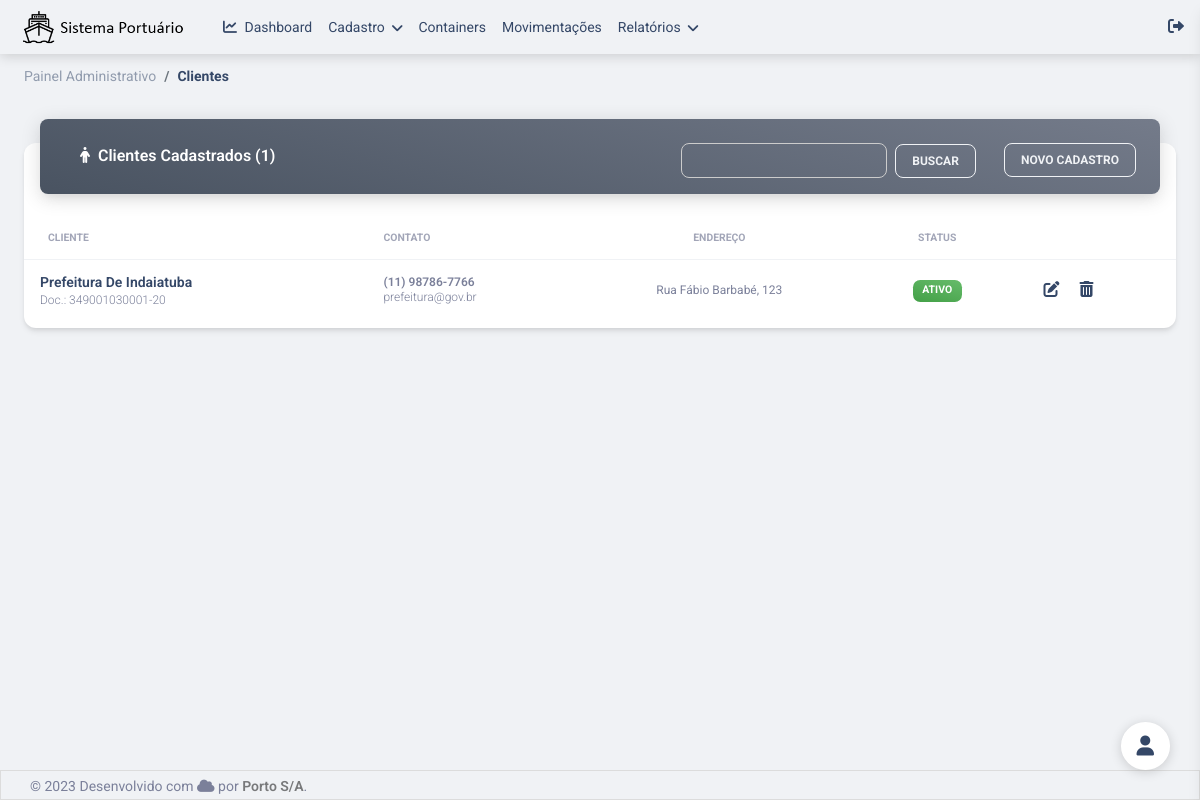
Screenshot of /painel-adm/index.php?pagina=clientes with the database file from the repository.
### tables this page shows
CREATE TABLE `clientes` (
  `id` int(11) NOT NULL AUTO_INCREMENT,
  `nome` varchar(70) DEFAULT NULL,
  `doc` varchar(20) DEFAULT NULL,
  `rg_ie` varchar(20) DEFAULT NULL,
  `telefone` varchar(20) DEFAULT NULL,
  `email` varchar(70) DEFAULT NULL,
  `endereco` varchar(255) DEFAULT NULL,
  `observacao` text DEFAULT NULL,
  `data` datetime DEFAULT NULL,
  `modificado` datetime DEFAULT NULL,
  `status` enum('Ativo','Inativo','Removido') DEFAULT 'Ativo',
  `usuario` int(11) DEFAULT NULL,
  PRIMARY KEY (`id`)
);

### painel-adm/clientes.php (the view, shortened to what this page needs)
<?php
require_once('../conexao.php');
@$nome_busca = $_POST['nome_busca'];
if (!empty($nome_busca)) {
	$sql = "SELECT * FROM clientes WHERE ((nome LIKE '%$nome_busca%' OR doc LIKE '%$nome_busca%' OR email LIKE '%$nome_busca%') AND status != 'Removido') ORDER BY nome ASC";
}else{
	$sql = "SELECT * FROM clientes WHERE status != 'Removido' ORDER BY nome";
}
?>
<?php
$query = $pdo->query($sql);
$res = $query->fetchAll(PDO::FETCH_ASSOC);
$total_reg = @count($res);
?>
<div class="container-fluid pt-4">
  <div class="row">
    <div class="col-12">
      <div class="card my-4">
        <div class="card-header p-0 position-relative mt-n4 mx-3 z-index-2">
          <div class="bg-gradient-secondary shadow-secondary border-radius-lg pt-4 pb-3 d-flex justify-content-between container-fluid">
			<div class="col-6">
				<h6 class="text-white text-capitalize ps-3"><i class="fa fa-male me-sm-1"></i> Clientes <?php echo (($nome_busca) ? 'Localizados' : 'Cadastrados'); ?> (<?php echo @$total_reg ?>)</h6>
			</div>
			<div class="col-6 d-flex flex-row-reverse bd-highlight">
				<div class="form-group mb-0">
					<?php if (empty($nome_busca)) { ?>
					<a href="index.php?pagina=<?php echo $pagina ?>&funcao=novo" type="button" class="btn btn-outline-light btn-sm mb-0 ms-5">Novo Cadastro</a>
                    <?php }else{ ?>
					<a href="index.php?pagina=<?php echo $pagina ?>" type="button" class="btn btn-outline-light btn-sm mb-0 ms-5">Voltar</a>
                    <?php } ?>
				</div>
				<div id="busca">
	                <form action="index.php?pagina=<?php echo $pagina ?>&funcao=buscar" method="POST" id="form-busca" name="form-busca" class="d-flex flex-row align-items-center flex-wrap">
		                <div class="col-md-9">
		                 <input type="text" class="form-control px-2 py-1 border-radius-lg text-sm text-uppercase" style="border: 1px solid #ccc; color: #fff; height:35px" id="nome_busca" name="nome_busca" value="<?php echo @$nome_busca ?>">
		                </div>
		               	<div class="col-md-3">
		                  <button id="check" name="check" type="submit" class="btn btn-outline-light btn-sm mb-0 mx-2">Buscar</button>
		                </div>
	                 </form>
                 </div>
			</div>
          </div>
        </div>
        <div class="card-body px-0 pb-2">
          <div class="table-responsive p-0">
            <?php
            if ($total_reg > 0) {
              ?>
              <table id="table" class="table table-hover align-items-center mb-0">
                <thead>
                  <tr>
                    <th class="text-uppercase text-secondary text-xxs font-weight-bolder opacity-7">Cliente</th>
                    <th class="text-uppercase text-secondary text-xxs font-weight-bolder opacity-7 ps-2">Contato</th>
                    <th class="text-center text-uppercase text-secondary text-xxs font-weight-bolder opacity-7">Endereço</th>
                    <th class="text-center text-uppercase text-secondary text-xxs font-weight-bolder opacity-7">Status</th>
                    <th class="text-secondary opacity-7"></th>
                  </tr>
                </thead>
                <tbody>
                  <?php
                  for($i=0; $i < $total_reg; $i++){
                    ?>
                    <tr>
                      <td>
                        <div class="d-flex px-2 py-1">
                          <div class="d-flex flex-column justify-content-center">
                            <h6 class="mb-0 text-sm text-capitalize"><?php echo $res[$i]['nome'] ?></h6>
                            <p class="text-xs text-secondary mb-0">Doc.: <?php echo $res[$i]['doc'] ?></p>
                          </div>
                        </div>
                      </td>
                      <td>
                        <p class="text-xs font-weight-bold mb-0"><?php echo $res[$i]['telefone'] ?></p>
                        <p class="text-xs text-secondary mb-0"><?php echo $res[$i]['email'] ?></p>
                      </td>
                      <td class="align-middle text-center text-xs">
                        <?php echo $res[$i]['endereco'] ?>
                      </td>
                      <td class="align-middle text-center text-sm">
                          <?php
                          	$gradiente = '';
                          	if ($res[$i]['status'] == 'Ativo') {
                          		$gradiente = 'bg-gradient-success';
                          	}else{
                          		$gradiente = 'bg-gradient-danger';
                          	}
                          ?>
                        <span class="badge badge-sm <?php echo $gradiente; ?>"><?php echo $res[$i]['status'] ?></span>
                      </td>
                      <td class="align-middle">
                        <a href="index.php?pagina=<?php echo $pagina ?>&funcao=editar&id=<?php echo $res[$i]['id'] ?>" data-bs-toggle="tooltip" title="Editar Registro"><i class="fas fa-edit mx-3"></i></a>
                        <a href="index.php?pagina=<?php echo $pagina ?>&funcao=deletar&id=<?php echo $res[$i]['id'] ?>" data-bs-toggle="tooltip" title="Excluir Registro"><i class="fas fa-trash-alt"></i></a>
                      </td>
                    </tr>
                  <?php } ?>
                </tbody>
              </table>
            <?php } else {
              echo '<p class="mx-4" >Não existem dados cadastrados para serem exibidos!</p>';
            } ?>
          </div>
        </div>
      </div>
    </div>
  </div>
</div>

### rows the page displays
clientes: nome "Prefeitura De Indaiatuba", doc "349001030001-20", telefone "(11) 98786-7766", email "prefeitura@gov.br", endereco "Rua Fábio Barbabé, 123", status "ATIVO"

### other values shown
$pagina "Clientes"
NOME_EMPRESA "Porto S/A"
